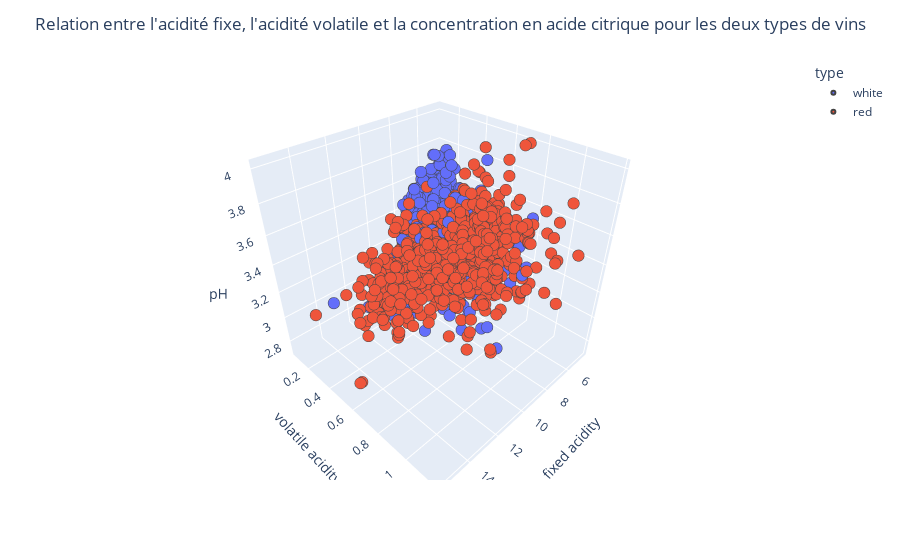

Here is the notebook cell this chart was saved with:
### Code cell
fig = px.scatter_3d(
    train_set,
    x="fixed acidity",
    y="volatile acidity",
    z="pH",
    color="type",
)
fig.update_traces(
    marker=dict(size=4, line=dict(width=2)),
    selector=dict(mode="markers"),
)
fig.update_layout(
    title_text="Relation entre l'acidité fixe, l'acidité volatile et la concentration en acide citrique pour les deux types de vins",
    title_x=0.5,
)

### Figure 1 — Plotly figure (JSON) as saved in the notebook; plotly's stock layout.template omitted (floating-point values rounded to 4 significant figures; data arrays with more than 128 entries replaced by an {"elided": "..."} marker saying what was removed)
{"data": [{"hovertemplate": "type=white<br>fixed acidity=%{x}<br>volatile acidity=%{y}<br>pH=%{z}<extra></extra>", "legendgroup": "white", "marker": {"color": "#636efa", "line": {"width": 2}, "size": 4, "symbol": "circle"}, "mode": "markers", "name": "white", "scene": "scene", "showlegend": true, "type": "scatter3d", "x": {"elided": "3903 float values"}, "y": {"elided": "3903 float values"}, "z": {"elided": "3903 float values"}}, {"hovertemplate": "type=red<br>fixed acidity=%{x}<br>volatile acidity=%{y}<br>pH=%{z}<extra></extra>", "legendgroup": "red", "marker": {"color": "#EF553B", "line": {"width": 2}, "size": 4, "symbol": "circle"}, "mode": "markers", "name": "red", "scene": "scene", "showlegend": true, "type": "scatter3d", "x": {"elided": "1251 float values"}, "y": {"elided": "1251 float values"}, "z": {"elided": "1251 float values"}}], "layout": {"legend": {"title": {"text": "type"}, "tracegroupgap": 0}, "margin": {"t": 60}, "scene": {"domain": {"x": [0, 1], "y": [0, 1]}, "xaxis": {"title": {"text": "fixed acidity"}}, "yaxis": {"title": {"text": "volatile acidity"}}, "zaxis": {"title": {"text": "pH"}}}, "title": {"text": "Relation entre l'acidité fixe, l'acidité volatile et la concentration en acide citrique pour les deux types de vins", "x": 0.5}}}
